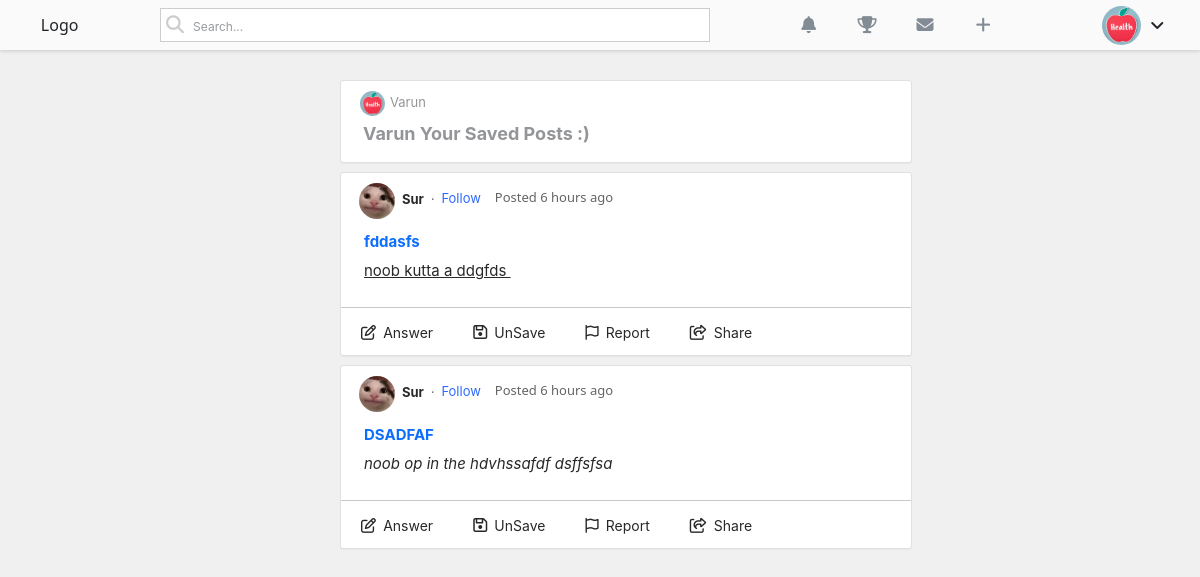
Page /savedposts/ (signed in) on the committed database.
### main/models.py (models this page shows, shortened)
class Profile(models.Model):
    user = models.OneToOneField(User,on_delete=models.CASCADE)
    image = models.ImageField(default="default.jpg",upload_to = "profile_pics")
    about = models.TextField(default="I am nerd")
    location = models.CharField(max_length=100)
    usercreated = models.DateTimeField(default=now)
    followers = models.ManyToManyField(User,blank=True,related_name="followers")

class Post(models.Model):
    author = models.ForeignKey(User,on_delete=models.CASCADE)
    title = models.CharField(max_length=150)
    body = RichTextField(blank = True,null = True)
    created = models.DateTimeField(default=now)
    favourite = models.ManyToManyField(User,related_name="favourite",blank = True)

### main/views.py (the view)
# urls.py: path("savedposts/",views.favouratelist,name = "saveposts")
def favouratelist(request):
    haha = Post.objects.filter(favourite = request.user)
    return render(request,"favouritelist.html",{"haha":haha})

### templates/favouritelist.html (shortened to what this page needs)
{% load humanize %}
{% load static %}
<!DOCTYPE html>
<html lang="en">
<head>
    <link rel="stylesheet" href="{% static 'css/home.css' %}">
    <link href="https://cdn.jsdelivr.net/npm/bootstrap@5.1.1/dist/css/bootstrap.min.css" rel="stylesheet">
</head>
<body style="background-color: rgba(165, 165, 165, 0.164);">
    <header class="navbarr">
        <div class="logo">
            Logo
        </div>
        <div class="searchdiv">
            <i class="fas fa-search"></i>
            <input type="search" class="searchh" placeholder="Search...">
        </div>
        <div class="iconsdivuser">
            <i class="fas fa-bell" data-bs-toggle="tooltip" title="Notifications"></i>
            <i class="fas fa-trophy" data-bs-toggle="tooltip" title="Achievements Such As Points"></i>
            <i class="fas fa-envelope" data-bs-toggle="tooltip" title="Messages"></i>
            <a href="{% url 'ask_question' %}"><i class="fas fa-plus" data-bs-toggle="modal" data-bs-target="#postcreate"></i></a>
        </div>
        <div class="userdiv">
            <img src="{{user.profile.image.url}}" data-bs-toggle="tooltip" title = "{{request.user}}" width="39px" height="39px" class="userprofilebruh">
            <i class="fas fa-angle-down" onclick="usernav()"></i>
        </div>
    </header>
<div class="topspacehahah">
</div>
<div class="useraskquestiontop">
        <div class="top">
            <img src="{{request.user.profile.image.url}}" alt="" width="28px" height="28px">
            <p>{{request.user}}</p>
        </div>
        <h3>{{request.user}} Your Saved Posts :)</h3>
  </div>
    {% for post in haha %}
    {% if post %}
      <div class="postdivgobrr">
            <div class="postdivheader">
                <img src="{{post.author.profile.image.url}}" alt="" width="36px" height="36px" class="postdivheaderimg">
                <a href="{% url 'profile' post.author.pk %}"><p class="postdivheadername">{{post.author}}</p></a>
                <span>.</span>
                <a href="{% url 'profile' post.author.pk %}"><p class="postdivheaderfollow">Follow</p></a>
                <p class="whenposted">Posted {{post.created|naturaltime}}</p>
            </div>
            <div class="titlestuff">
                <a href="{% url 'post_detail' post.pk %}" target="_blank">
                    {{post.title}}
                </a>
            </div>
            <div class="bodystuff">
                {{post.body|safe}}
                <hr class="laststuffunder">
            </div>
            <div class="bottom-stuff">
                <a href="{% url 'post_detail' post.pk %}">
                    <div class="answer-field">
                        <i class="far fa-edit"></i>
                        <span class="answer">Answer</span>
                    </div>
                </a>
                <a>
                    <a href="{% url 'post_detail' post.pk %}">
                        <div class="save-field">
                            <i class="far fa-save"></i>
                            <span class="save">UnSave</span>
                        </div>
                    </a>
                </a>
                <div class="report-field" data-bs-toggle="modal" data-bs-target="#modalofreport">
                    <i class="far fa-flag"></i>
                    <span class="report">Report</span>
                </div>
                <a href="{% url 'post_detail' post.pk %}">
                    <div class="share-field">
                        <i class="far fa-share-square" data-bs-toggle="tooltip" title="Share"></i>
                        <span class="share">Share</span>
                    </div>
                </a>
            </div>
      </div>
    {% endif %}
  {% endfor %}
</body>
</html>

### templates/favouritelist.html (style rules this page uses)
a { text-decoration: none; }

### rows in the picture
Post: author.profile.image (picture), author "Sur", created "6 hours ago", title "fddasfs", body "noob kutta a ddgfds"
Post: author.profile.image (picture), author "Sur", created "6 hours ago", title "DSADFAF", body "noob op in the hdvhssafdf dsffsfsa"

### other values in the picture
{{ request.user }} "Varun"
